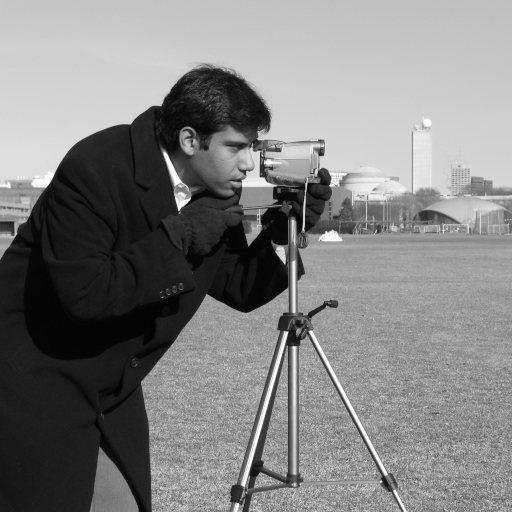
#> input picture skimage.data.camera(), 512 x 512 px
$ jupyter execute --allow-errors practice.ipynb
#> lines starting #> are read from the running program, lines starting #| are printed output that depends on the picture
[cell 1]
import numpy as np

check = np.zeros((8, 8))
check

check[::2, 1::2] = 1
check[1::2, ::2] = 1

[cell 2]
check

interpolation='nearest' simply displays an image without trying to interpolate between pixels if the display resolution is not the same as the image resolution (which is most often the case). It will result an image in which pixels are displayed as a square of multiple pixels.

[cell 3]
import matplotlib.pyplot as plt
plt.imshow(check, cmap = "gray", interpolation = 'nearest')
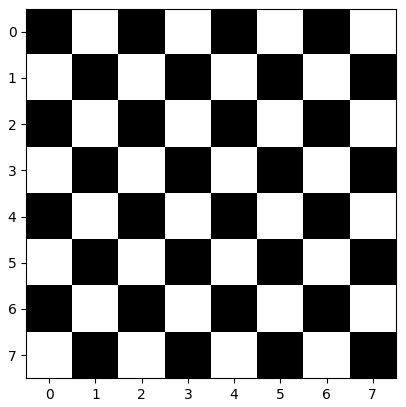
#> figure drawn by matplotlib, 1 panel

[cell 4]
import skimage
from skimage import data

camera = data.camera()
#> camera is the input picture: shape (512, 512); min 0, max 255, mean 129.1
camera.dtype

[cell 5]
camera.shape
#> Out = (512, 512)

[cell 6]
plt.imshow(camera, cmap = 'gray')

Multi-dimensional Gaussian filter. Integer arrays are converted to float.

[cell 7]
from skimage import filters
filtered_camera = filters.gaussian(camera, 1) #?? what is
plt.imshow(filtered_camera, cmap = 'gray')

[cell 8]
from skimage import io

img1 = io.imread("hw2/imagesHm2/drip-bottle.tif", as_gray = True)
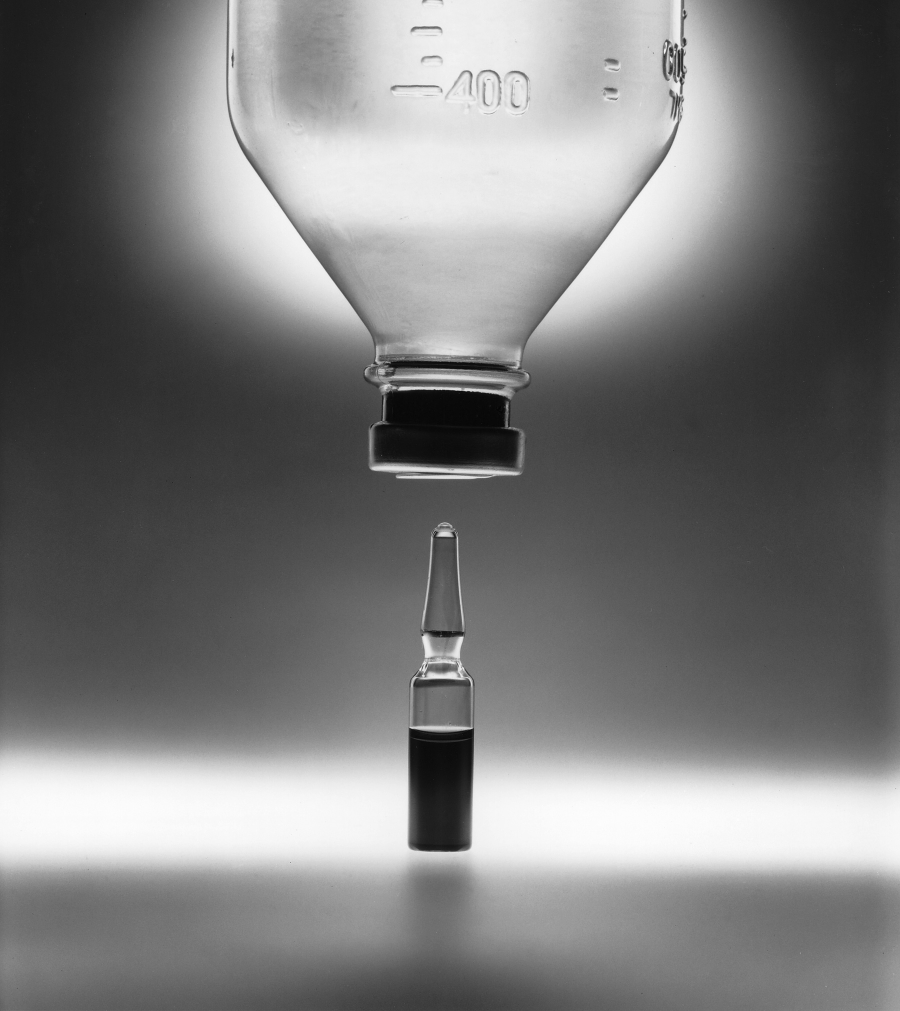
#> input picture COSC455-Computer Vision/hw2/imagesHm2/drip-bottle.tif, 1800 x 2022 px (shown at 1/2 size)
#> img1 is the input picture: shape (2022, 1800); min 1, max 255, mean 123.1
img1.shape
#> Out = (2022, 1800)
# io.imsave('local_logo.png', img)
